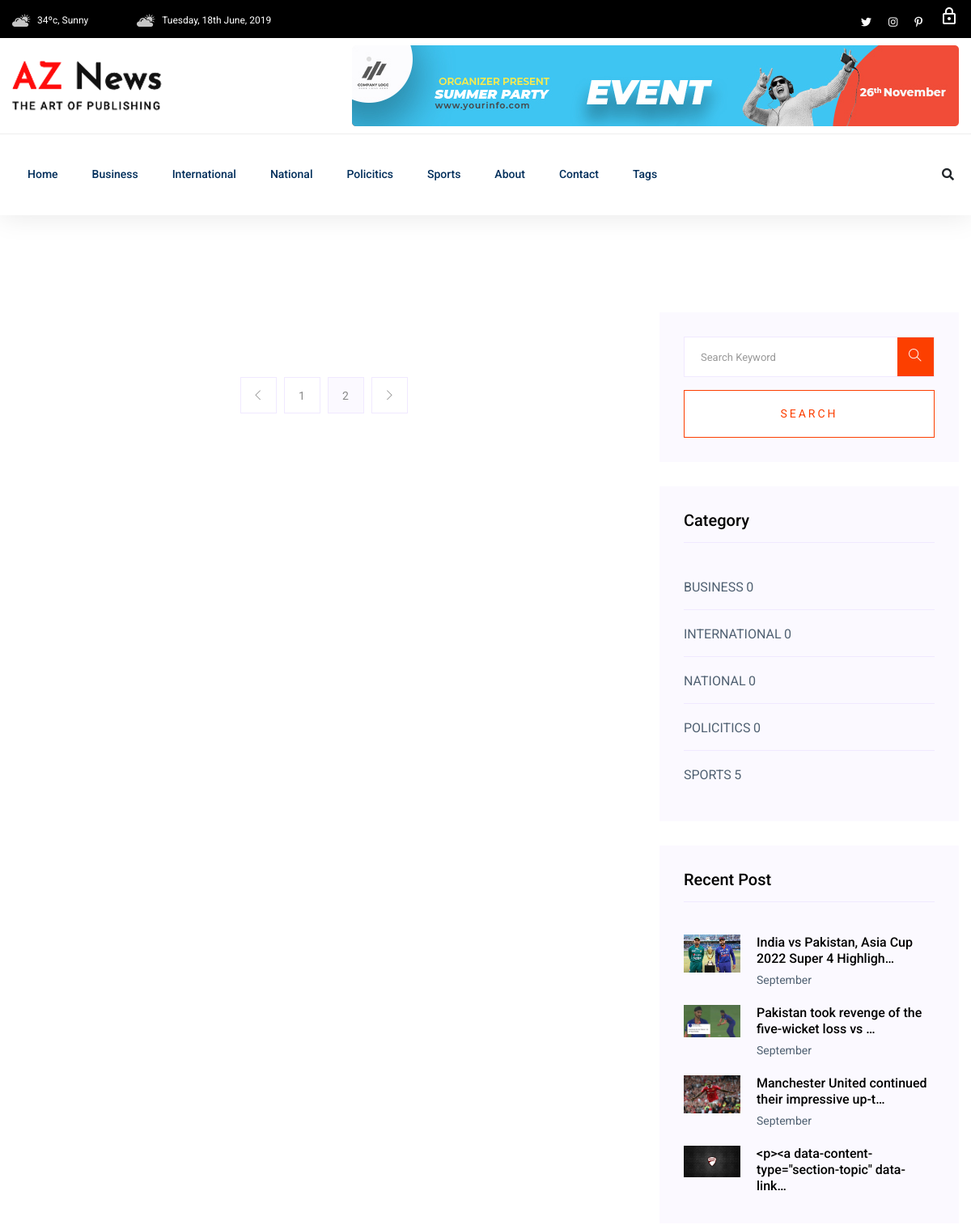
Page /post-list/category/1/ (upper part) on the earlier database version.
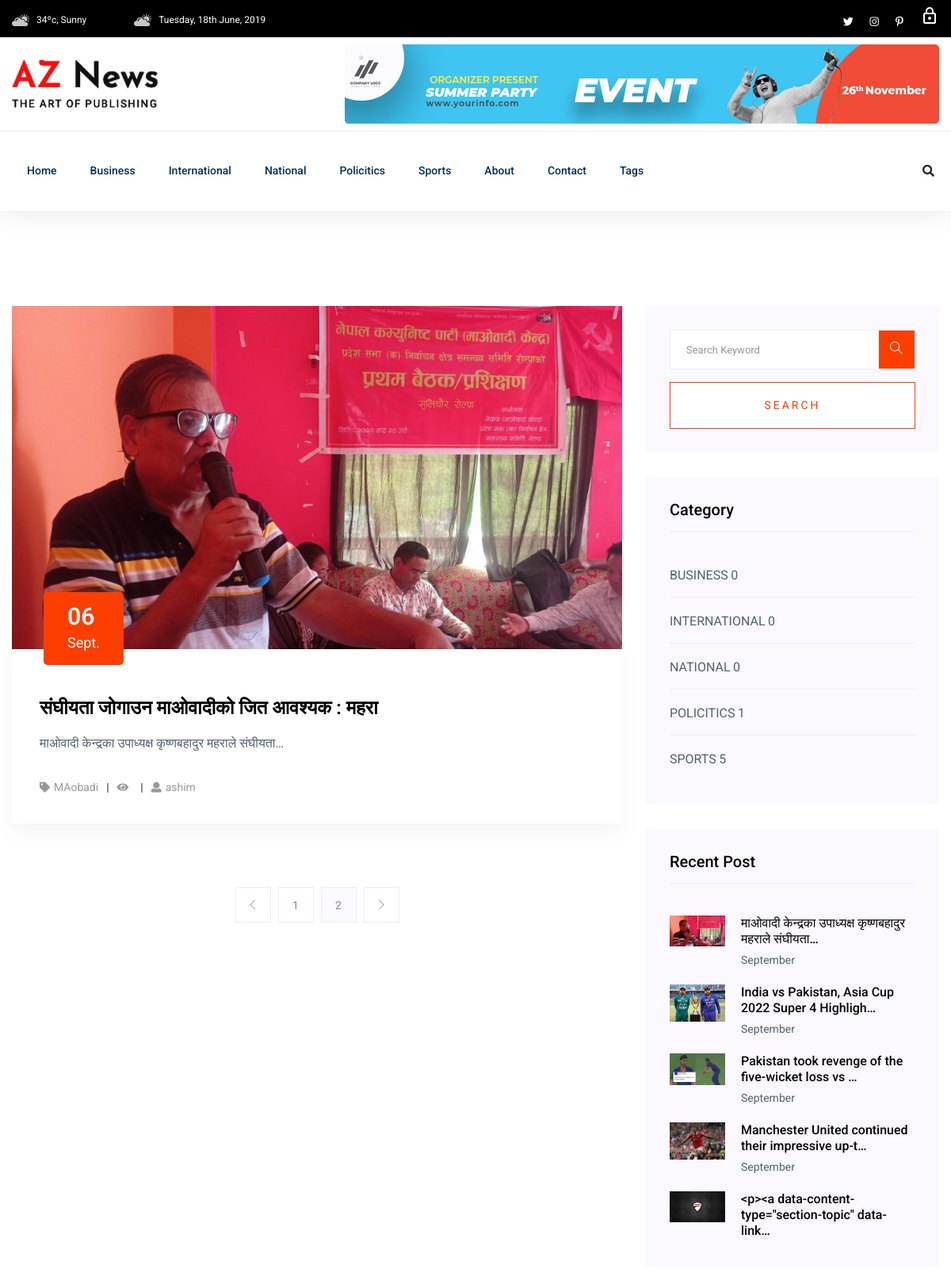
Same page on the later database version.
### personal_blog/models.py (models this page shows, shortened)
class TimeStampModel(models.Model):
    created_at = models.DateTimeField(auto_now_add=True)
    updated_at = models.DateTimeField(auto_now=True)
    class Meta:
        abstract = True  # do not create table for this model

class Category(TimeStampModel):
    name = models.CharField(max_length=50)
    class Meta:
        verbose_name = "Category"
        verbose_name_plural = "Categories"

class Post(TimeStampModel):
    STATUS_CHOICES = [
        ("unpublished", "Unpublished"),
        ("published", "Published"),
    ]
    title = models.CharField(max_length=256)
    featured_post = models.BooleanField(default=False)
    featured_image = models.ImageField(
        upload_to="post_images/%Y/%m/%d",
    )
    content = models.TextField()
    category = models.ForeignKey(
        Category,
        on_delete=models.CASCADE,
    )
    tag = models.ManyToManyField(Tag)
    author = models.ForeignKey(
        "auth.User",
        on_delete=models.CASCADE,
    )
    published_at = models.DateTimeField(
        blank=True,
        null=True,
    )
    status = models.CharField(
        max_length=15,
        choices=STATUS_CHOICES,
        default="unpublished",
    )
    views_count = models.PositiveBigIntegerField(default=0)

class Tag(TimeStampModel):
    name = models.CharField(max_length=50)
    def __str__(self):
        return self.name

### personal_blog/views.py (the view)
class PostListByCategory(View):
    model = Post
    template_name = "body/news_list.html"
    def get(self, request, cat_id, *args, **kwargs):
        posts = Post.objects.filter(category=cat_id).order_by("published_at")
        categories = Category.objects.all().order_by("name")
        tags = Category.objects.all().order_by("name")
        recent_posts = Post.objects.filter(status="published").order_by(
            "-created_at"
        )[:5]
        top_posts = Post.objects.filter(status="published").order_by(
            "-views_count"
        )[:5]
        current_category = Category.objects.get(id=cat_id)
        return render(
            request,
            self.template_name,
            {
                "posts": posts,
                "tags": tags,
                "categories": categories,
                "current_category_id": cat_id,
                "current_category_name": current_category.name,
                "recent_posts":recent_posts,
                "top_posts": top_posts,
            },
        )

### templates/body/news_list.html
{% extends 'News_template/base.html'%}
{% block content %}
<section class="blog_area section-padding">
    <div class="container">
        <div class="row">
            <div class="col-lg-8 mb-5 mb-lg-0">
                <div class="blog_left_sidebar">
                    {% for post in posts %}
                    <article class="blog_item">
                        <div class="blog_item_img">
                            <img class="card-img rounded-0" src="{{post.featured_image.url}}" alt="{{post.title}}">
                            <a href="{% url 'post-detail' post.pk %}" class="blog_item_date">
                                <h3>{{post.created_at|date:"d"}}</h3>
                                <p>{{post.created_at|date:"N"}}</p>
                            </a>
                        </div>
                        <div class="blog_details">
                            <a class="d-inline-block" href="{% url 'post-detail' post.pk %}">
                                <h2>{{post.title}}</h2>
                            </a>
                            <p>{{post.content | safe | truncatechars:50}}</p>
                            <ul class="blog-info-link">
                                <li><a href="#"><i class="fa fa-tag"></i>{{post.tag.all|join:","}}</a></li>
                                <li><a href="#"><i class="fa fa-eye">{{post.views.count}}</i></a></li>
                                <li><a href="#"><i class="fa fa-user"></i>{{post.author.username}}</a></li>
                            </ul>
                        </div>
                    </article>
                    {% endfor %}
                    {% include 'partials/paginations.html'%}
                </div>
            </div>
            {% include 'body/right_sidebar.html' %}
        </div>
    </div>
</section>
{% endblock content %}

### templates/News_template/base.html (shortened to what this page needs)
{% load static %}
<!doctype html>
<html class="no-js" lang="zxx">
<head>
    <link rel="stylesheet" href="{% static 'css/bootstrap.min.css' %}">
    <link rel="stylesheet" href="{% static 'css/owl.carousel.min.css' %}">
    <link rel="stylesheet" href="{% static 'css/ticker-style.css' %}">
    <link rel="stylesheet" href="{% static 'css/flaticon.css' %}">
    <link rel="stylesheet" href="{% static 'css/slicknav.css' %}">
    <link rel="stylesheet" href="{% static 'css/animate.min.css' %}">
    <link rel="stylesheet" href="{% static 'css/magnific-popup.css' %}">
    <link rel="stylesheet" href="{% static 'css/fontawesome-all.min.css' %}">
    <link rel="stylesheet" href="{% static 'css/themify-icons.css' %}">
    <link rel="stylesheet" href="{% static 'css/slick.css' %}">
    <link rel="stylesheet" href="{% static 'css/nice-select.css' %}">
    <link rel="stylesheet" href="{% static 'css/style.css' %}">
</head>
<body>
    {% include "partials/Header.html" %}
    {% block content %}
    {% endblock content %}
</body>
</html>

### templates/body/preloader.html (shortened to what this page needs)
{% load static %}

### templates/partials/Header.html
{% load static %}
<header>
   <div class="header-area">
        <div class="main-header ">
            {%include "partials/top_nav.html" %}
            {%include "partials/logo.html" %}
            {% include "partials/nav.html" %}
</header>

### templates/partials/top_nav.html
{% load static %}
<div class="header-top black-bg d-none d-md-block">
    <div class="container">
        <div class="col-xl-12">
             <div class="row d-flex justify-content-between align-items-center">
                 <div class="header-info-left">
                     <ul>
                         <li><img src="{% static 'img/icon/header_icon1.png' %}" alt="">34ºc, Sunny </li>
                         <li><img src="{% static 'img/icon/header_icon1.png' %}" alt="">Tuesday, 18th June, 2019</li>
                     </ul>
                 </div>
                 <div class="header-info-right">
                     <ul class="header-social">
                         <li><a href="#"><i class="fab fa-twitter"></i></a></li>
                         <li><a href="#"><i class="fab fa-instagram"></i></a></li>
                        <li> <a href="#"><i class="fab fa-pinterest-p"></i></a></li>
                    {% if user.is_authenticated %}
                        <li> <a href="{% url 'post-create'%}"><span class="material-symbols-outlined">add</span></a></li>
                        <li> <a href="{% url 'post-draft-list'%}"><span class="material-symbols-outlined">drafts</span></a></li>
                        <li> <a href="{% url 'logout'%}"><span class="material-symbols-outlined">lock_open</span></a></li>
                     </ul>
                    {% else %}
                     <li> <a href="{% url 'login'%}"><span class="material-symbols-outlined">lock</span></a></li>
                    {% endif %}
                 </div>
             </div>
        </div>
    </div>
 </div>

### templates/partials/logo.html
{%load static %}
<div class="header-mid d-none d-md-block">
    <div class="container">
         <div class="row d-flex align-items-center">
             <div class="col-xl-3 col-lg-3 col-md-3">
                 <div class="logo">
                     <a href="index.html"><img src="{% static 'img/logo/logo.png' %}" alt=""></a>
                 </div>
             </div>
             <div class="col-xl-9 col-lg-9 col-md-9">
                 <div class="header-banner f-right ">
                     <img src="{% static 'img/hero/header_card.jpg' %}" alt="">
                 </div>
             </div>
         </div>
    </div>
 </div>

### templates/partials/nav.html (shortened to what this page needs)
{% load static %}
<div class="header-bottom header-sticky">
    <div class="container">
        <div class="row align-items-center">
            <div class="col-xl-10 col-lg-10 col-md-12 header-flex">
                <div class="main-menu d-none d-md-block">
                    <nav>
                        <ul id="navigation">
                            <li><a href="/">Home</a></li>
                            {% for category in categories%}
                            <li><a href="{% url 'post-list-category' category.pk %}">{{category.name}}</a></li>
                            {% endfor %}
                            <li><a href="{% url 'about' %}">About</a></li>
                            <li><a href="{% url 'contact' %}">Contact</a></li>
                            <li><a href="#">Tags</a>
                            </li>
                        </ul>
                    </nav>
                </div>
            </div>
            <div class="col-xl-2 col-lg-2 col-md-4">
                <div class="header-right-btn f-right d-none d-lg-block">
                    <i class="fas fa-search special-tag"></i>
                </div>
            </div>
            <div class="col-12">
            </div>
        </div>
    </div>
</div>
</div>
</div>

### templates/partials/paginations.html
<nav class="blog-pagination justify-content-center d-flex">
    <ul class="pagination">
        <li class="page-item">
            <a href="#" class="page-link" aria-label="Previous">
                <i class="ti-angle-left"></i>
            </a>
        </li>
        <li class="page-item">
            <a href="#" class="page-link">1</a>
        </li>
        <li class="page-item active">
            <a href="#" class="page-link">2</a>
        </li>
        <li class="page-item">
            <a href="#" class="page-link" aria-label="Next">
                <i class="ti-angle-right"></i>
            </a>
        </li>
    </ul>
</nav>

### templates/body/right_sidebar.html (shortened to what this page needs)
<div class="col-lg-4">
    <div class="blog_right_sidebar">
        <aside class="single_sidebar_widget search_widget">
            <form action="#">
                <div class="form-group">
                    <div class="input-group mb-3">
                        <input type="text" class="form-control" placeholder='Search Keyword'
                            onfocus="this.placeholder = ''"
                            onblur="this.placeholder = 'Search Keyword'">
                        <div class="input-group-append">
                            <button class="btns" type="button"><i class="ti-search"></i></button>
                        </div>
                    </div>
                </div>
                <button class="button rounded-0 primary-bg text-white w-100 btn_1 boxed-btn"
                    type="submit">Search</button>
            </form>
        </aside>
        <aside class="single_sidebar_widget post_category_widget">
            <h4 class="widget_title">Category</h4>
            <ul class="list cat-list">
                {% for category in categories %}
                <li>
                    <a href="#" class="d-flex">
                        <p>{{category.name|upper}}</p> &nbsp;
                        <p>{{category.post_set.count}}</p>
                    </a>
                </li>
            {% endfor %}
            </ul>
        </aside>
        <aside class="single_sidebar_widget popular_post_widget">
            <h3 class="widget_title">Recent Post</h3>
            {% for recent_post in recent_posts%}
            <div class="media post_item">
                <img src="{{recent_post.featured_image.url}}" width="70px" alt="{{recent_post.title}}">
                <div class="media-body">
                    <a href="{% url 'post-detail' recent_post.pk %}">
                        <h3>{{recent_post.content |truncatechars:50}}</h3>
                    </a>
                    <p>{{recent_post.published_at|date:"F"}}</p>
                </div>
            </div>
            {% endfor %}
        </aside>
    </div>
</div>

### templates/footer/footer.html (shortened to what this page needs)
{% load static %}

### templates/footer/footer_top.html (shortened to what this page needs)
{% load static %}

### templates/footer/footer_bottom.html (shortened to what this page needs)
{% load static %}

Differences in the rows shown:
computed for Category "POLICITICS": post_set.count "0" → "1"
added Post: featured_image (picture), created_at "06", created_at "Sept.", title "संघीयता जोगाउन माओवादीको जित आवश्यक : महरा", content "माओवादी केन्द्रका उपाध्यक्ष कृष्णबहादुर महराले संघीयता…", tag.all "MAobadi", author.username "ashim", published_at "September"
